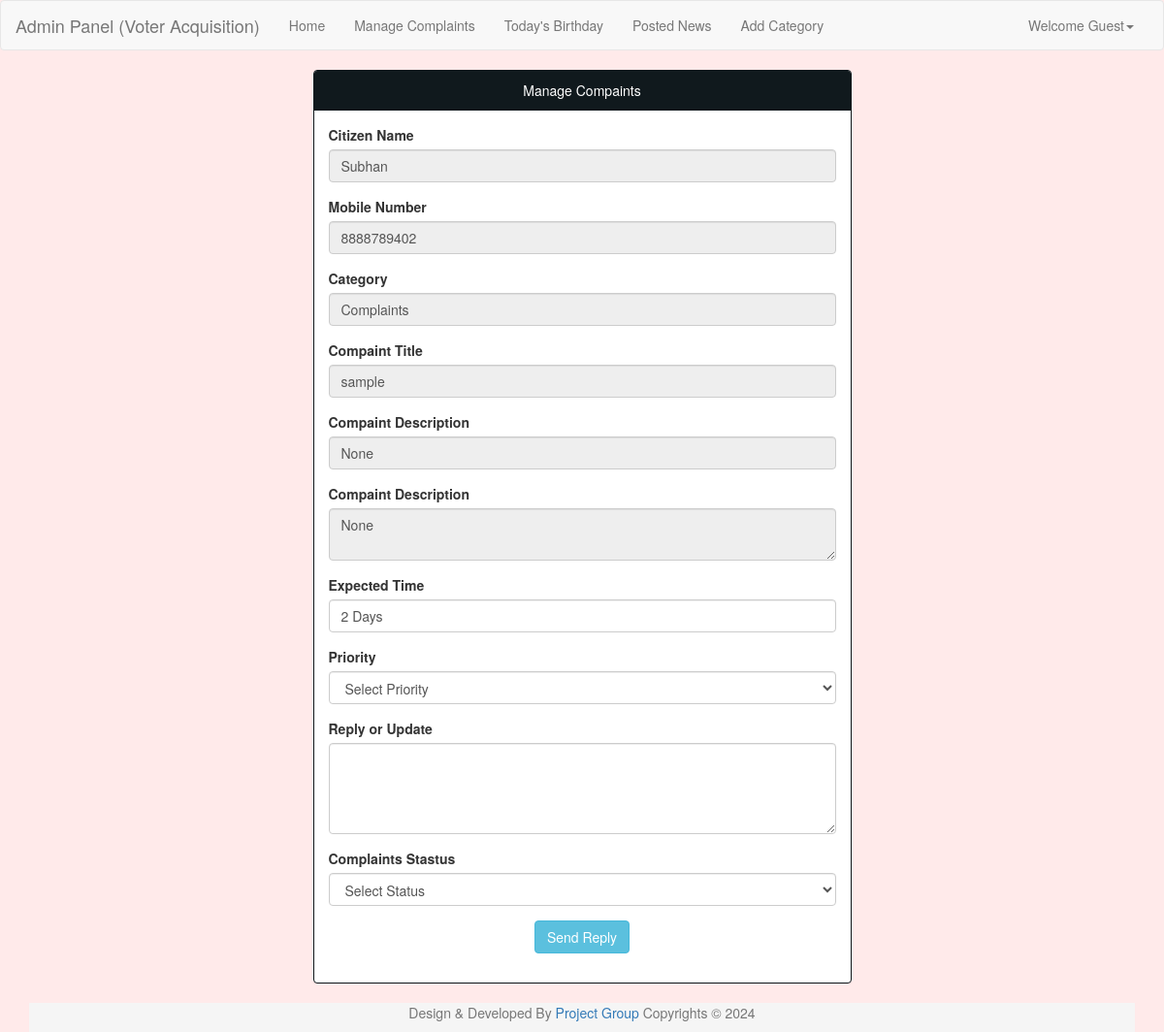
/admin/managecomp.php?comid=1, run on the app's committed database.
### tables this page shows
CREATE TABLE `complaints` (
  `comid` int(9) NOT NULL,
  `comtitle` varchar(50) NOT NULL,
  `comdesc` varchar(250) NOT NULL,
  `priority` varchar(10) NOT NULL,
  `exptime` varchar(30) NOT NULL,
  `reply` varchar(500) NOT NULL,
  `comdate` date NOT NULL,
  `city` varchar(100) NOT NULL,
  `caddress` varchar(500) NOT NULL,
  `imgpath` varchar(300) NOT NULL,
  `comstatus` varchar(50) NOT NULL,
  `cid` int(9) NOT NULL,
  `puid` int(9) NOT NULL
);

CREATE TABLE `puser` (
  `puid` int(9) NOT NULL,
  `puname` varchar(45) NOT NULL,
  `pupass` varchar(20) NOT NULL,
  `pumob` varchar(10) NOT NULL,
  `bdate` date NOT NULL,
  `buemail` varchar(50) NOT NULL,
  `address` varchar(90) NOT NULL,
  `regdate` date NOT NULL,
  `status` tinyint(1) NOT NULL
);

CREATE TABLE `catagory` (
  `cid` int(9) NOT NULL,
  `cat_name` varchar(45) NOT NULL,
  `regdate` date NOT NULL,
  `status` tinyint(1) NOT NULL
);

### admin/managecomp.php (the view, shortened to what this page needs)
<?php
include ("conn.php");
  if (isset($_GET['comid'])) {
	$comid=$_GET['comid'];
    $sql1 = "SELECT * FROM complaints c, puser p, catagory ct WHERE ct.cid=c.cid AND p.puid=c.puid AND c.comid=$comid";
    $result = $conn->query($sql1);
    if ($result->num_rows > 0){
        while($row = $result->fetch_assoc()) {
			$puname = $row['puname'];
			$pumob = $row['pumob'];
			$cat_name = $row['cat_name'];
			$comtitle = $row['comtitle'];
			$comdesc = $row['comdesc'];
			$exptime = $row['exptime'];
		}
	}
}
?>
<!DOCTYPE html>
<html lang="en">
<head>
 <link rel="stylesheet" href="./resources/bootstrap-3.3.6-dist/css/bootstrap.min.css">
</head>
<body style="background-color:#ffeaea;">
<?php
include('./header.php');
?>
<div class="container" style="margin-top:20px">
<div class="row">
  <div class = "col-md-3"></div>
  <div class = "col-md-6">
<div class="panel panel-info" style="border-color: #10191d;">
      <div class="panel-heading" align="center" style="color: #ffffff;background-color: #10191d;border-color: #10191d;">Manage Compaints </div>
      <div class="panel-body">
 <form enctype="multipart/form-data" data-toggle="validator" role="form" method="post" action="./managecomp.php?comid=<?php echo $comid;?>">
  <div class="form-group">
   <label class="control-label">Citizen Name</label>
    <input class="form-control" type="text" name= "txtpname" value="<?php echo $puname; ?>" placeholder="Enter Name" readonly>
  </div>
    <div class="form-group">
   <label class="control-label">Mobile Number</label>
    <input class="form-control" type="text" id="txtpumob" name= "txtpumob" value="<?php echo $pumob; ?>" placeholder="Enter Mobile Number" readonly>
  </div>
  <div class="form-group">
   <label class="control-label">Category</label>
    <input class="form-control" type="text" id="tx" name= "tx" value="<?php echo $cat_name; ?>" readonly>
  </div>
  <div class="form-group">
   <label class="control-label">Compaint Title</label>
    <input class="form-control" type="text" id="tx" name= "tx" value="<?php echo $comtitle; ?>" readonly>
  </div>
  <div class="form-group">
   <label class="control-label">Compaint Description</label>
    <input class="form-control" type="text" id="tx" name= "tx" value="<?php echo $comdesc; ?>" readonly>
  </div>
  <div class="form-group">
   <label class="control-label">Compaint Description</label>
    <textarea class="form-control" type="text" id="tx" name= "tx" readonly><?php echo $comdesc; ?></textarea>
  </div>
  <div class="form-group">
   <label class="control-label">Expected Time </label>
    <input class="form-control" type="text" id="tx" name= "txtexptime" value="<?php echo $exptime; ?>">
  </div>
  <div class="form-group">
   <label class="control-label">Priority</label>
	<select class="form-control" name="txtpriority" required>
	<option value="">Select Priority</option>
	</select>
  </div>
  <div class="form-group">
   <label class="control-label">Reply or Update</label>
    <textarea class="form-control" type="text" id="tx" rows="4" name= "txtreply" required></textarea>
  </div>
  <div class="form-group">
   <label class="control-label">Complaints Stastus</label>
    <select class="form-control" name="txtcomstatus" required>
	<option value="">Select Status</option>
	</select>
  </div>
  <div class="form-group" align="center">
    <button type="submit" class="btn btn-info" name="sendreply">Send Reply</button>
  </div>
</form>
</div>
</div>
</div>
</div>
<?php include('footer.php');?>
</body>
</html>

### data on the page
complaints: txtpname "Subhan", txtpumob "8888789402", tx "Complaints", tx "sample", tx "None", txtexptime "2 Days"

### other printed values
$status "Welcome Guest"
